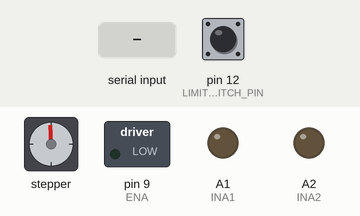
The sketch below on a simulated Arduino Uno, built with avr-gcc and run on an emulated ATmega328P. Parts: stepper motor, switched loads named in the sketch (green lamp = pin HIGH), output pins drawn as LEDs (lit = HIGH). The test bench sets the inputs (shaded band); at power-on: pin 12 (LIMIT_SWITCH_PIN) HIGH. Stepper angles assume 2048 steps per turn.

Above: at 1.8 s.
1.9 s: pin 12 (LIMIT_SWITCH_PIN) pulled LOW for 0.15 s
At 2.2 s:
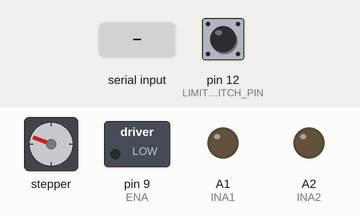
3.5 s: "f\n" received over Serial
At 4.6 s:
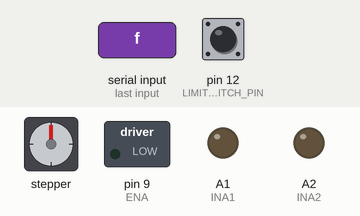
6.5 s: "r\n" received over Serial
At 10.1 s:
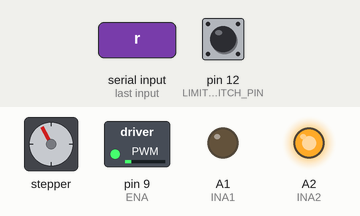
12.5 s: "f\n" received over Serial
At 15.4 s:
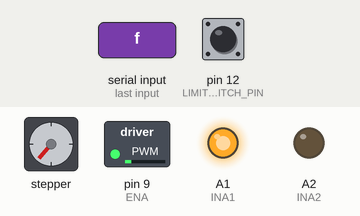
Timing chart, 0 to 18.9 s (numbered marks = the images above; inputs shaded):
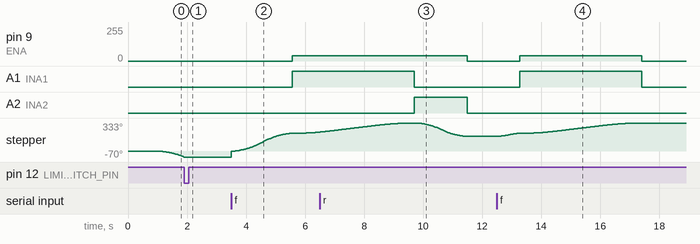

Measured:
- after the input at 1.9 s, stepper: stops changing and stays -70°
- after the input at 3.5 s, pin 9 (ENA): 0/255 → 40/255 after 2.1 s; A1 (INA1): LOW → HIGH after 2.1 s; stepper: keeps turning clockwise at about 99°/s, starting at once
- after the input at 6.5 s, pin 9 (ENA): 40/255 → 0/255 after 5.0 s instead of 3.2 s; A2 (INA2): LOW → HIGH after 3.2 s, → LOW 1.8 s later
- after the input at 12.5 s, pin 9 (ENA): 0/255 → 40/255 after 0.77 s, → 0/255 4.1 s later; A1 (INA1): LOW → HIGH after 0.77 s, → LOW 4.1 s later; stepper: turns 158° clockwise in 4.7 s, starting at once

The sketch:

insect_capture_system.ino
```cpp
#include <AccelStepper.h>

#define MotorInterfaceType 4

// Stepper motor pins
#define IN1 4
#define IN2 5
#define IN3 6
#define IN4 7

// Limit switch pin
#define LIMIT_SWITCH_PIN 12

// L298N driver pins
#define ENA 9
#define INA1 A1
#define INA2 A2

AccelStepper myStepper(MotorInterfaceType, IN1, IN3, IN2, IN4);

String command;

bool limitTriggered() {
  return (digitalRead(LIMIT_SWITCH_PIN) == LOW);
}

void stopDCMotor() {
  digitalWrite(INA1, LOW);
  digitalWrite(INA2, LOW);
  analogWrite(ENA, 0);
}

void rotateDCMotorForward(int speedValue) {
  digitalWrite(INA1, HIGH);
  digitalWrite(INA2, LOW);
  analogWrite(ENA, speedValue);
}

void rotateDCMotorBackward(int speedValue) {
  digitalWrite(INA1, LOW);
  digitalWrite(INA2, HIGH);
  analogWrite(ENA, speedValue);
}

void homeMotor() {

  myStepper.setMaxSpeed(1200);
  myStepper.setAcceleration(1000);

  myStepper.moveTo(-100000);

  while (!limitTriggered()) {
    myStepper.run();
  }

  myStepper.setCurrentPosition(0);
}

void forwardSequence() {

  myStepper.setMaxSpeed(1900);
  myStepper.setAcceleration(1200);

  myStepper.moveTo(1200);

  while (myStepper.distanceToGo() != 0) {
    myStepper.run();
  }

  rotateDCMotorForward(40);

  myStepper.setMaxSpeed(250);
  myStepper.setAcceleration(200);

  myStepper.moveTo(1900);

  while (myStepper.distanceToGo() != 0) {
    myStepper.run();
  }

  stopDCMotor();
}

void reverseSequence() {

  rotateDCMotorBackward(40);

  myStepper.setMaxSpeed(1900);
  myStepper.setAcceleration(1200);

  myStepper.moveTo(1000);

  while (myStepper.distanceToGo() != 0) {
    myStepper.run();
  }

  stopDCMotor();
}

void setup() {

  Serial.begin(9600);

  pinMode(LIMIT_SWITCH_PIN, INPUT_PULLUP);

  pinMode(ENA, OUTPUT);
  pinMode(INA1, OUTPUT);
  pinMode(INA2, OUTPUT);

  stopDCMotor();

  delay(1000);

  homeMotor();
}

void loop() {

  if (Serial.available()) {

    command = Serial.readStringUntil('\n');
    command.trim();

    if (command == "f") {
      forwardSequence();
    }

    else if (command == "r") {
      reverseSequence();
    }
  }
}
```
